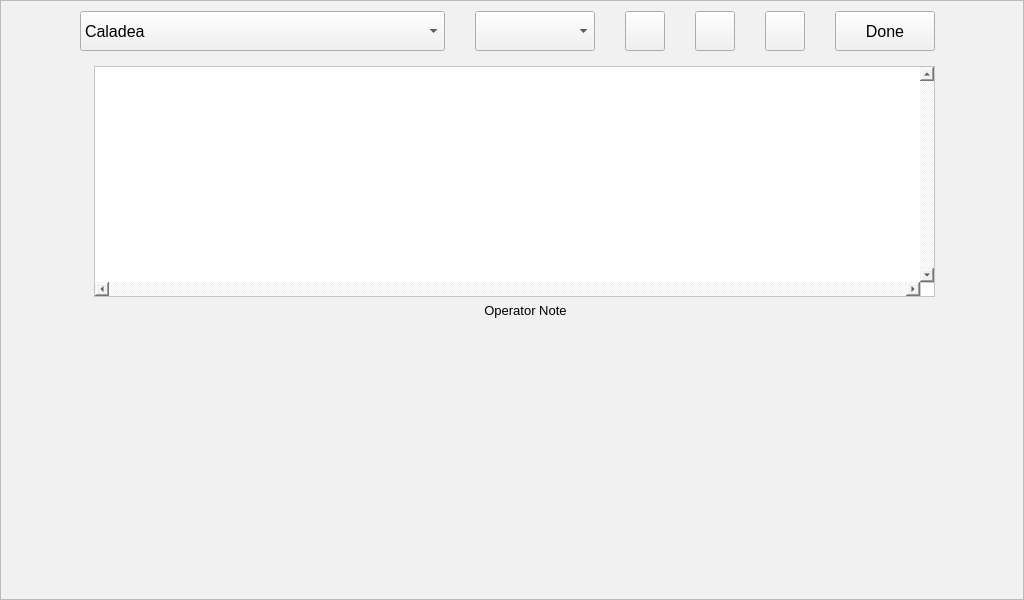
  <widget class="QFrame" name="frameTextEditor">
   <property name="geometry">
    <rect>
     <x>0</x>
     <y>590</y>
     <width>1024</width>
     <height>600</height>
    </rect>
   </property>
   <property name="sizePolicy">
    <sizepolicy hsizetype="Fixed" vsizetype="Fixed">
     <horstretch>0</horstretch>
     <verstretch>0</verstretch>
    </sizepolicy>
   </property>
   <property name="minimumSize">
    <size>
     <width>1024</width>
     <height>600</height>
    </size>
   </property>
   <property name="maximumSize">
    <size>
     <width>1024</width>
     <height>600</height>
    </size>
   </property>
   <property name="styleSheet">
    <string notr="true">background-color: rgb(241, 241, 241);</string>
   </property>
   <property name="frameShape">
    <enum>QFrame::StyledPanel</enum>
   </property>
   <property name="frameShadow">
    <enum>QFrame::Raised</enum>
   </property>
   <widget class="QTextEdit" name="textEditRegion">
    <property name="geometry">
     <rect>
      <x>94</x>
      <y>66</y>
      <width>841</width>
      <height>231</height>
     </rect>
    </property>
    <property name="font">
     <font>
      <family>Hobart</family>
      <pointsize>5</pointsize>
     </font>
    </property>
    <property name="focusPolicy">
     <enum>Qt::WheelFocus</enum>
    </property>
    <property name="styleSheet">
     <string notr="true">QTextEdit#textEditRegion{
background-color: rgb(255, 255, 255);
}</string>
    </property>
    <property name="verticalScrollBarPolicy">
     <enum>Qt::ScrollBarAlwaysOn</enum>
    </property>
    <property name="horizontalScrollBarPolicy">
     <enum>Qt::ScrollBarAlwaysOn</enum>
    </property>
    <property name="html">
     <string notr="true">&lt;!DOCTYPE HTML PUBLIC &quot;-//W3C//DTD HTML 4.0//EN&quot; &quot;http://www.w3.org/TR/REC-html40/strict.dtd&quot;&gt;
&lt;html&gt;&lt;head&gt;&lt;meta name=&quot;qrichtext&quot; content=&quot;1&quot; /&gt;&lt;style type=&quot;text/css&quot;&gt;
p, li { white-space: pre-wrap; }
&lt;/style&gt;&lt;/head&gt;&lt;body style=&quot; font-family:'Hobart'; font-size:5pt; font-weight:400; font-style:normal;&quot;&gt;
&lt;p style=&quot;-qt-paragraph-type:empty; margin-top:0px; margin-bottom:0px; margin-left:0px; margin-right:0px; -qt-block-indent:0; text-indent:0px;&quot;&gt;&lt;br /&gt;&lt;/p&gt;&lt;/body&gt;&lt;/html&gt;</string>
    </property>
   </widget>
   <widget class="QWidget" name="horizontalLayoutWidget">
    <property name="geometry">
     <rect>
      <x>80</x>
      <y>11</y>
      <width>857</width>
      <height>51</height>
     </rect>
    </property>
    <layout class="QHBoxLayout" name="horizontalLayout">
     <property name="spacing">
      <number>30</number>
     </property>
     <property name="sizeConstraint">
      <enum>QLayout::SetFixedSize</enum>
     </property>
     <item>
      <widget class="QFontComboBox" name="fontComboBox">
       <property name="sizePolicy">
        <sizepolicy hsizetype="Fixed" vsizetype="Fixed">
         <horstretch>0</horstretch>
         <verstretch>64</verstretch>
        </sizepolicy>
       </property>
       <property name="minimumSize">
        <size>
         <width>365</width>
         <height>40</height>
        </size>
       </property>
       <property name="maximumSize">
        <size>
         <width>365</width>
         <height>40</height>
        </size>
       </property>
       <property name="font">
        <font>
         <pointsize>12</pointsize>
        </font>
       </property>
       <property name="focusPolicy">
        <enum>Qt::NoFocus</enum>
       </property>
       <property name="editable">
        <bool>false</bool>
       </property>
       <property name="currentIndex">
        <number>3</number>
       </property>
       <property name="maxVisibleItems">
        <number>17</number>
       </property>
       <property name="fontFilters">
        <set>QFontComboBox::ScalableFonts</set>
       </property>
       <property name="currentFont">
        <font>
         <family>Arial</family>
         <pointsize>5</pointsize>
        </font>
       </property>
      </widget>
     </item>
     <item>
      <widget class="QComboBox" name="fontSizeComboBox">
       <property name="sizePolicy">
        <sizepolicy hsizetype="Fixed" vsizetype="Fixed">
         <horstretch>0</horstretch>
         <verstretch>0</verstretch>
        </sizepolicy>
       </property>
       <property name="minimumSize">
        <size>
         <width>120</width>
         <height>40</height>
        </size>
       </property>
       <property name="maximumSize">
        <size>
         <width>120</width>
         <height>40</height>
        </size>
       </property>
       <property name="font">
        <font>
         <pointsize>12</pointsize>
        </font>
       </property>
       <property name="focusPolicy">
        <enum>Qt::NoFocus</enum>
       </property>
       <property name="maxVisibleItems">
        <number>7</number>
       </property>
      </widget>
     </item>
     <item>
      <widget class="QPushButton" name="cutButton">
       <property name="sizePolicy">
        <sizepolicy hsizetype="Fixed" vsizetype="Fixed">
         <horstretch>0</horstretch>
         <verstretch>40</verstretch>
        </sizepolicy>
       </property>
       <property name="minimumSize">
        <size>
         <width>40</width>
         <height>40</height>
        </size>
       </property>
       <property name="maximumSize">
        <size>
         <width>40</width>
         <height>40</height>
        </size>
       </property>
       <property name="font">
        <font>
         <pointsize>12</pointsize>
        </font>
       </property>
       <property name="focusPolicy">
        <enum>Qt::NoFocus</enum>
       </property>
       <property name="text">
        <string/>
       </property>
       <property name="icon">
        <iconset resource="../sessionhandler.qrc">
         <normaloff>:/images/dialogs/Cut-icon.png</normaloff>:/images/dialogs/Cut-icon.png</iconset>
       </property>
       <property name="iconSize">
        <size>
         <width>60</width>
         <height>55</height>
        </size>
       </property>
      </widget>
     </item>
     <item>
      <widget class="QPushButton" name="copyButton">
       <property name="sizePolicy">
        <sizepolicy hsizetype="Minimum" vsizetype="Fixed">
         <horstretch>0</horstretch>
         <verstretch>64</verstretch>
        </sizepolicy>
       </property>
       <property name="minimumSize">
        <size>
         <width>40</width>
         <height>40</height>
        </size>
       </property>
       <property name="maximumSize">
        <size>
         <width>40</width>
         <height>40</height>
        </size>
       </property>
       <property name="font">
        <font>
         <pointsize>12</pointsize>
        </font>
       </property>
       <property name="focusPolicy">
        <enum>Qt::NoFocus</enum>
       </property>
       <property name="text">
        <string/>
       </property>
       <property name="icon">
        <iconset resource="../sessionhandler.qrc">
         <normaloff>:/images/dialogs/Copy-icon.png</normaloff>:/images/dialogs/Copy-icon.png</iconset>
       </property>
       <property name="iconSize">
        <size>
         <width>60</width>
         <height>55</height>
        </size>
       </property>
      </widget>
     </item>
     <item>
      <widget class="QPushButton" name="pasteButton">
       <property name="sizePolicy">
        <sizepolicy hsizetype="Minimum" vsizetype="Fixed">
         <horstretch>0</horstretch>
         <verstretch>64</verstretch>
        </sizepolicy>
       </property>
       <property name="minimumSize">
        <size>
         <width>40</width>
         <height>40</height>
        </size>
       </property>
       <property name="maximumSize">
        <size>
         <width>40</width>
         <height>40</height>
        </size>
       </property>
       <property name="font">
        <font>
         <pointsize>12</pointsize>
        </font>
       </property>
       <property name="focusPolicy">
        <enum>Qt::NoFocus</enum>
       </property>
       <property name="text">
        <string/>
       </property>
       <property name="icon">
        <iconset resource="../sessionhandler.qrc">
         <normaloff>:/images/dialogs/Paste-icon.png</normaloff>:/images/dialogs/Paste-icon.png</iconset>
       </property>
       <property name="iconSize">
        <size>
         <width>60</width>
         <height>55</height>
        </size>
       </property>
      </widget>
     </item>
     <item>
      <widget class="QPushButton" name="doneButton">
       <property name="sizePolicy">
        <sizepolicy hsizetype="Minimum" vsizetype="Fixed">
         <horstretch>0</horstretch>
         <verstretch>64</verstretch>
        </sizepolicy>
       </property>
       <property name="minimumSize">
        <size>
         <width>100</width>
         <height>40</height>
        </size>
       </property>
       <property name="maximumSize">
        <size>
         <width>100</width>
         <height>40</height>
        </size>
       </property>
       <property name="font">
        <font>
         <pointsize>12</pointsize>
        </font>
       </property>
       <property name="focusPolicy">
        <enum>Qt::NoFocus</enum>
       </property>
       <property name="text">
        <string>Done</string>
       </property>
      </widget>
     </item>
    </layout>
   </widget>
   <widget class="QLabel" name="watermark">
    <property name="geometry">
     <rect>
      <x>440</x>
      <y>300</y>
      <width>171</width>
      <height>21</height>
     </rect>
    </property>
    <property name="font">
     <font>
      <pointsize>10</pointsize>
     </font>
    </property>
    <property name="styleSheet">
     <string notr="true"/>
    </property>
    <property name="text">
     <string>Operator Note</string>
    </property>
    <property name="alignment">
     <set>Qt::AlignCenter</set>
    </property>
   </widget>
  </widget>
